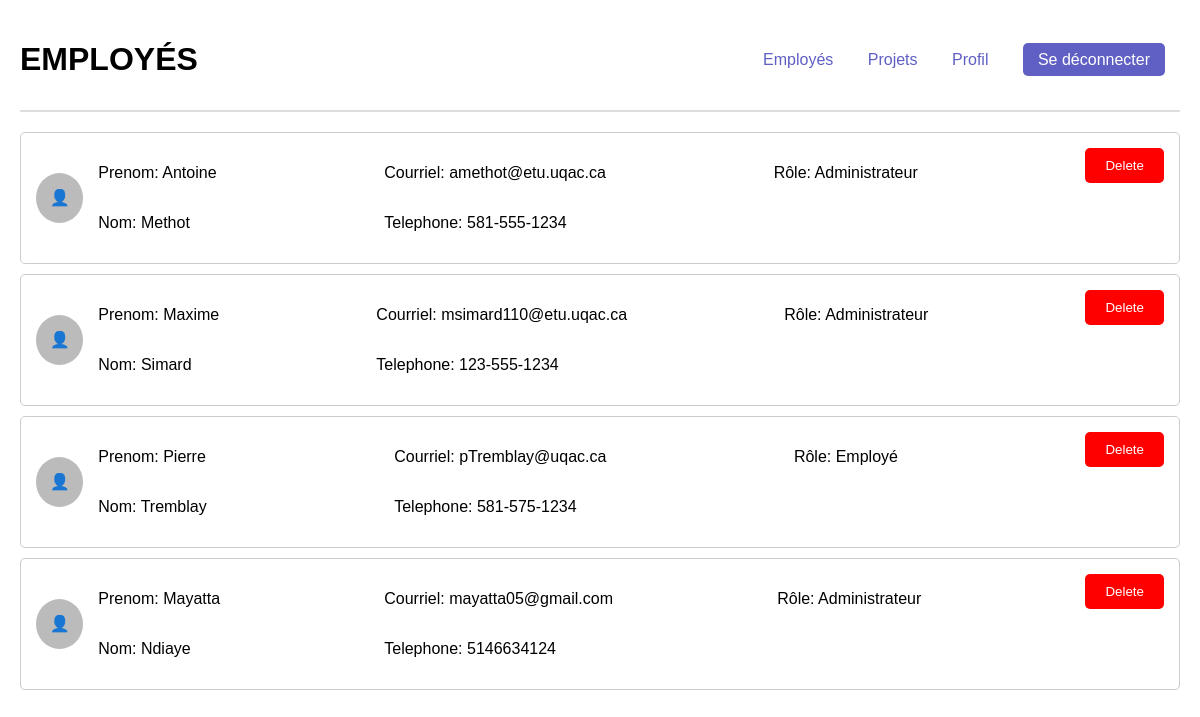
The app's page /employes, older data.
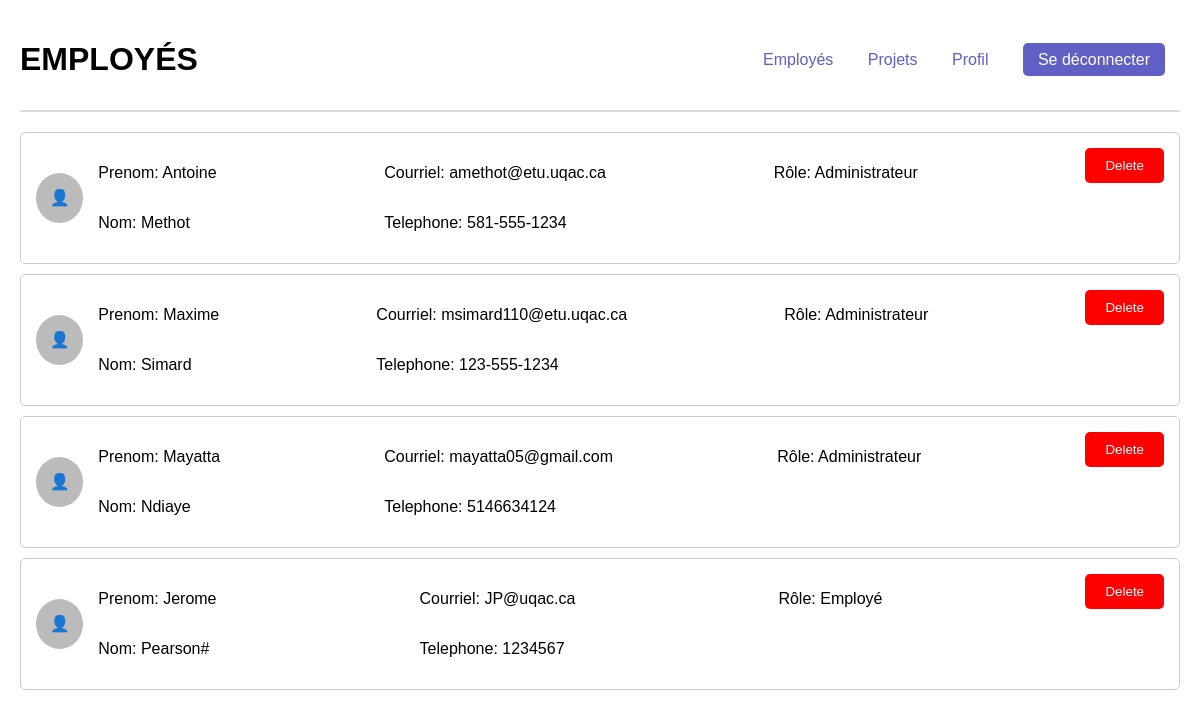
The same page, newer data.
### tables this page shows
CREATE TABLE Employee_emp (
    emp_id INTEGER PRIMARY KEY,
    emp_role_id INTEGER NOT NULL,
    emp_nom TEXT NOT NULL,
    emp_prenom TEXT NOT NULL,
    emp_courriel TEXT NOT NULL,
    emp_telephone TEXT,
    emp_motPasse TEXT NOT NULL,
    FOREIGN KEY (emp_role_id) REFERENCES Role_role(role_id)
);

### main.py (the view)
@app.route('/employes', methods=['GET', 'POST'])
def employes():
    listeEmploye = get_employes()
    return render_template('employes.html', employes=listeEmploye)

### main.py (called while the page is built)
def get_db():                           #connexion à la base de données
    conn = sqlite3.connect(DB)
    conn.row_factory = sqlite3.Row  # Allows us to access rows by column name
    return conn

def get_employes():
    conn = get_db()
    cursor = conn.cursor()
    cursor.execute("SELECT emp_id AS id, emp_prenom AS prenom, emp_nom AS nom, emp_courriel AS courriel, emp_telephone AS telephone, emp_role_id AS idRole FROM Employee_emp;")  # Adjust columns as needed
    employes = cursor.fetchall()
    conn.close()
    return employes

### templates/employes.html (shortened to what this page needs)
<!DOCTYPE html>
<html lang="fr">
  <head>
    <link rel="stylesheet" href="../static/css/employes.css" />
  </head>
  <body>
    <header>
      <h1>EMPLOYÉS</h1>
      <nav>
        <a href="employes">Employés</a>
        <a href="listeProjets">Projets</a>
        <a href="profil">Profil</a>
        <a href="/logout" class="logout-button">Se déconnecter</a>
      </nav>
    </header>
    <div class="employee-list">
      {% for employe in employes %}
      <div class="employee-card">
        <div class="employee-avatar">👤</div>
        <div class="employee-details">
          <div class="employee-info">
            <p>Prenom: {{ employe[1] }}</p>
            <p>Nom: {{ employe[2] }}</p>
          </div>
          <div class="employee-info">
            <p>Courriel: {{ employe[3] }}</p>
            <p>Telephone: {{ employe[4] }}</p>
          </div>
          <div class="employee-info">
            <p>
              Rôle: {% if employe[5] == 1 %} Administrateur {% elif employe[5]
              == 2 %} Chef de projet {% elif employe[5] == 3 %} Employé {% endif
              %}
            </p>
          </div>
          <form action="{{ url_for('delete_employee', employee_id=employe[0]) }}" method="POST" style="display:inline;">
            <button type="submit" onclick="return confirm('Are you sure you want to delete this Employee?');">
                Delete
            </button>
        </form>
        </div>
      </div>
      {% endfor %}
    </div>
  </body>
</html>

### static/css/employes.css (style rules this page uses)
body { font-family: Arial, sans-serif; margin: 20px; }
header { display: flex; justify-content: space-between; align-items: center; border-bottom: 2px solid #ddd; padding-bottom: 10px; }
nav a { margin: 0 15px; text-decoration: none; color: #5f5fc4; }
.employee-list { margin-top: 20px; }
.employee-card { display: flex; align-items: center; border: 1px solid #ccc; border-radius: 5px; padding: 15px; margin-bottom: 10px; }
.employee-avatar { width: 50px; height: 50px; background-color: #bbb; border-radius: 50%; display: flex; align-items: center; justify-content: center; margin-right: 15px; }
.employee-details { display: flex; justify-content: space-between; width: 100%; }
.employee-info { display: flex; flex-direction: column; }
.logout-button { background-color: #5f5fc4; color: white; border: none; padding: 8px 15px; border-radius: 5px; cursor: pointer; text-decoration: none; }
button { padding: 10px 20px; background-color: #ff0000; color: white; border: none; border-radius: 5px; cursor: pointer; }

Row changes from the older to the newer data that the page shows:
removed Employee_emp: emp_prenom "Pierre", emp_nom "Tremblay", emp_courriel "pTremblay@uqac.ca", emp_telephone "581-575-1234", shows "Employé"
added Employee_emp: emp_prenom "Jerome", emp_nom "Pearson#", emp_courriel "JP@uqac.ca", emp_telephone "1234567", shows "Employé"
